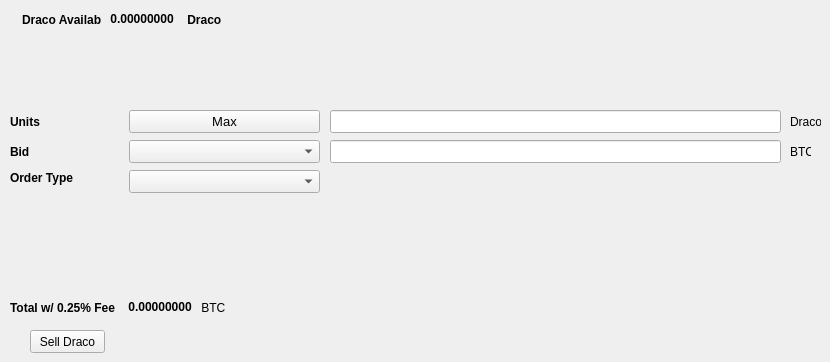
   <widget class="QWidget" name="SellTab">
    <attribute name="title">
     <string>Sell</string>
    </attribute>
    <widget class="QLabel" name="label_16">
     <property name="geometry">
      <rect>
       <x>790</x>
       <y>140</y>
       <width>21</width>
       <height>23</height>
      </rect>
     </property>
     <property name="text">
      <string>BTC</string>
     </property>
    </widget>
    <widget class="QComboBox" name="SellBidcomboBox">
     <property name="geometry">
      <rect>
       <x>129</x>
       <y>140</y>
       <width>191</width>
       <height>23</height>
      </rect>
     </property>
     <property name="font">
      <font>
       <pointsize>10</pointsize>
      </font>
     </property>
    </widget>
    <widget class="QLabel" name="label_18">
     <property name="geometry">
      <rect>
       <x>10</x>
       <y>110</y>
       <width>46</width>
       <height>23</height>
      </rect>
     </property>
     <property name="font">
      <font>
       <weight>75</weight>
       <bold>true</bold>
      </font>
     </property>
     <property name="text">
      <string>Units</string>
     </property>
    </widget>
    <widget class="QPushButton" name="Sell_Max_Amount">
     <property name="geometry">
      <rect>
       <x>129</x>
       <y>110</y>
       <width>191</width>
       <height>23</height>
      </rect>
     </property>
     <property name="font">
      <font>
       <pointsize>10</pointsize>
      </font>
     </property>
     <property name="text">
      <string>Max</string>
     </property>
    </widget>
    <widget class="QLabel" name="label_20">
     <property name="geometry">
      <rect>
       <x>10</x>
       <y>170</y>
       <width>71</width>
       <height>16</height>
      </rect>
     </property>
     <property name="font">
      <font>
       <weight>75</weight>
       <bold>true</bold>
      </font>
     </property>
     <property name="text">
      <string>Order Type</string>
     </property>
    </widget>
    <widget class="QComboBox" name="SellOrdertypeCombo">
     <property name="geometry">
      <rect>
       <x>129</x>
       <y>170</y>
       <width>191</width>
       <height>23</height>
      </rect>
     </property>
     <property name="font">
      <font>
       <pointsize>10</pointsize>
      </font>
     </property>
    </widget>
    <widget class="QLabel" name="label_21">
     <property name="geometry">
      <rect>
       <x>10</x>
       <y>140</y>
       <width>46</width>
       <height>23</height>
      </rect>
     </property>
     <property name="font">
      <font>
       <weight>75</weight>
       <bold>true</bold>
      </font>
     </property>
     <property name="text">
      <string>Bid</string>
     </property>
    </widget>
    <widget class="QLabel" name="label_22">
     <property name="geometry">
      <rect>
       <x>790</x>
       <y>110</y>
       <width>31</width>
       <height>23</height>
      </rect>
     </property>
     <property name="text">
      <string>Draco</string>
     </property>
    </widget>
    <widget class="QLineEdit" name="UnitsInputDraco">
     <property name="geometry">
      <rect>
       <x>330</x>
       <y>110</y>
       <width>451</width>
       <height>23</height>
      </rect>
     </property>
     <property name="font">
      <font>
       <pointsize>9</pointsize>
       <weight>75</weight>
       <bold>true</bold>
      </font>
     </property>
    </widget>
    <widget class="QLineEdit" name="SellBidPriceEdit">
     <property name="geometry">
      <rect>
       <x>330</x>
       <y>140</y>
       <width>451</width>
       <height>23</height>
      </rect>
     </property>
     <property name="font">
      <font>
       <pointsize>9</pointsize>
       <weight>75</weight>
       <bold>true</bold>
      </font>
     </property>
    </widget>
    <widget class="QPushButton" name="SellDracoBTN">
     <property name="geometry">
      <rect>
       <x>30</x>
       <y>330</y>
       <width>75</width>
       <height>23</height>
      </rect>
     </property>
     <property name="text">
      <string>Sell Draco</string>
     </property>
    </widget>
    <widget class="QWidget" name="layoutWidget">
     <property name="geometry">
      <rect>
       <x>22</x>
       <y>12</y>
       <width>200</width>
       <height>15</height>
      </rect>
     </property>
     <layout class="QHBoxLayout" name="horizontalLayout">
      <item>
       <widget class="QLabel" name="label232_2">
        <property name="font">
         <font>
          <weight>75</weight>
          <bold>true</bold>
         </font>
        </property>
        <property name="text">
         <string>Draco Available:</string>
        </property>
       </widget>
      </item>
      <item>
       <widget class="QLabel" name="DracoAvailableLabel">
        <property name="palette">
         <palette>
          <active>
           <colorrole role="WindowText">
            <brush brushstyle="SolidPattern">
             <color alpha="255">
              <red>0</red>
              <green>0</green>
              <blue>0</blue>
             </color>
            </brush>
           </colorrole>
           <colorrole role="Button">
            <brush brushstyle="SolidPattern">
             <color alpha="255">
              <red>0</red>
              <green>170</green>
              <blue>0</blue>
             </color>
            </brush>
           </colorrole>
           <colorrole role="Light">
            <brush brushstyle="SolidPattern">
             <color alpha="255">
              <red>0</red>
              <green>255</green>
              <blue>0</blue>
             </color>
            </brush>
           </colorrole>
           <colorrole role="Midlight">
            <brush brushstyle="SolidPattern">
             <color alpha="255">
              <red>0</red>
              <green>212</green>
              <blue>0</blue>
             </color>
            </brush>
           </colorrole>
           <colorrole role="Dark">
            <brush brushstyle="SolidPattern">
             <color alpha="255">
              <red>0</red>
              <green>85</green>
              <blue>0</blue>
             </color>
            </brush>
           </colorrole>
           <colorrole role="Mid">
            <brush brushstyle="SolidPattern">
             <color alpha="255">
              <red>0</red>
              <green>113</green>
              <blue>0</blue>
             </color>
            </brush>
           </colorrole>
           <colorrole role="Text">
            <brush brushstyle="SolidPattern">
             <color alpha="255">
              <red>0</red>
              <green>170</green>
              <blue>0</blue>
             </color>
            </brush>
           </colorrole>
           <colorrole role="BrightText">
            <brush brushstyle="SolidPattern">
             <color alpha="255">
              <red>255</red>
              <green>255</green>
              <blue>255</blue>
             </color>
            </brush>
           </colorrole>
           <colorrole role="ButtonText">
            <brush brushstyle="SolidPattern">
             <color alpha="255">
              <red>0</red>
              <green>0</green>
              <blue>0</blue>
             </color>
            </brush>
           </colorrole>
           <colorrole role="Base">
            <brush brushstyle="SolidPattern">
             <color alpha="255">
              <red>255</red>
              <green>255</green>
              <blue>255</blue>
             </color>
            </brush>
           </colorrole>
           <colorrole role="Window">
            <brush brushstyle="SolidPattern">
             <color alpha="255">
              <red>0</red>
              <green>170</green>
              <blue>0</blue>
             </color>
            </brush>
           </colorrole>
           <colorrole role="Shadow">
            <brush brushstyle="SolidPattern">
             <color alpha="255">
              <red>0</red>
              <green>0</green>
              <blue>0</blue>
             </color>
            </brush>
           </colorrole>
           <colorrole role="AlternateBase">
            <brush brushstyle="SolidPattern">
             <color alpha="255">
              <red>127</red>
              <green>212</green>
              <blue>127</blue>
             </color>
            </brush>
           </colorrole>
           <colorrole role="ToolTipBase">
            <brush brushstyle="SolidPattern">
             <color alpha="255">
              <red>255</red>
              <green>255</green>
              <blue>220</blue>
             </color>
            </brush>
           </colorrole>
           <colorrole role="ToolTipText">
            <brush brushstyle="SolidPattern">
             <color alpha="255">
              <red>0</red>
              <green>0</green>
              <blue>0</blue>
             </color>
            </brush>
           </colorrole>
          </active>
          <inactive>
           <colorrole role="WindowText">
            <brush brushstyle="SolidPattern">
             <color alpha="255">
              <red>0</red>
              <green>0</green>
              <blue>0</blue>
             </color>
            </brush>
           </colorrole>
           <colorrole role="Button">
            <brush brushstyle="SolidPattern">
             <color alpha="255">
              <red>0</red>
              <green>170</green>
              <blue>0</blue>
             </color>
            </brush>
           </colorrole>
           <colorrole role="Light">
            <brush brushstyle="SolidPattern">
             <color alpha="255">
              <red>0</red>
              <green>255</green>
              <blue>0</blue>
             </color>
            </brush>
           </colorrole>
           <colorrole role="Midlight">
            <brush brushstyle="SolidPattern">
             <color alpha="255">
              <red>0</red>
              <green>212</green>
              <blue>0</blue>
             </color>
            </brush>
           </colorrole>
           <colorrole role="Dark">
            <brush brushstyle="SolidPattern">
             <color alpha="255">
              <red>0</red>
              <green>85</green>
              <blue>0</blue>
             </color>
            </brush>
           </colorrole>
           <colorrole role="Mid">
            <brush brushstyle="SolidPattern">
             <color alpha="255">
              <red>0</red>
              <green>113</green>
              <blue>0</blue>
             </color>
            </brush>
           </colorrole>
           <colorrole role="Text">
            <brush brushstyle="SolidPattern">
             <color alpha="255">
              <red>0</red>
              <green>170</green>
              <blue>0</blue>
             </color>
            </brush>
           </colorrole>
           <colorrole role="BrightText">
            <brush brushstyle="SolidPattern">
             <color alpha="255">
              <red>255</red>
              <green>255</green>
              <blue>255</blue>
             </color>
            </brush>
           </colorrole>
           <colorrole role="ButtonText">
            <brush brushstyle="SolidPattern">
             <color alpha="255">
              <red>0</red>
              <green>0</green>
              <blue>0</blue>
             </color>
            </brush>
           </colorrole>
           <colorrole role="Base">
            <brush brushstyle="SolidPattern">
             <color alpha="255">
              <red>255</red>
              <green>255</green>
              <blue>255</blue>
             </color>
            </brush>
           </colorrole>
           <colorrole role="Window">
            <brush brushstyle="SolidPattern">
             <color alpha="255">
              <red>0</red>
              <green>170</green>
              <blue>0</blue>
             </color>
            </brush>
           </colorrole>
           <colorrole role="Shadow">
            <brush brushstyle="SolidPattern">
             <color alpha="255">
              <red>0</red>
              <green>0</green>
              <blue>0</blue>
             </color>
            </brush>
           </colorrole>
           <colorrole role="AlternateBase">
            <brush brushstyle="SolidPattern">
             <color alpha="255">
              <red>127</red>
              <green>212</green>
              <blue>127</blue>
             </color>
            </brush>
           </colorrole>
           <colorrole role="ToolTipBase">
            <brush brushstyle="SolidPattern">
             <color alpha="255">
              <red>255</red>
              <green>255</green>
              <blue>220</blue>
             </color>
            </brush>
           </colorrole>
           <colorrole role="ToolTipText">
            <brush brushstyle="SolidPattern">
             <color alpha="255">
              <red>0</red>
              <green>0</green>
              <blue>0</blue>
             </color>
            </brush>
           </colorrole>
          </inactive>
          <disabled>
           <colorrole role="WindowText">
            <brush brushstyle="SolidPattern">
             <color alpha="255">
              <red>0</red>
              <green>85</green>
              <blue>0</blue>
             </color>
            </brush>
           </colorrole>
           <colorrole role="Button">
            <brush brushstyle="SolidPattern">
             <color alpha="255">
              <red>0</red>
              <green>170</green>
              <blue>0</blue>
             </color>
            </brush>
           </colorrole>
           <colorrole role="Light">
            <brush brushstyle="SolidPattern">
             <color alpha="255">
              <red>0</red>
              <green>255</green>
              <blue>0</blue>
             </color>
            </brush>
           </colorrole>
           <colorrole role="Midlight">
            <brush brushstyle="SolidPattern">
             <color alpha="255">
              <red>0</red>
              <green>212</green>
              <blue>0</blue>
             </color>
            </brush>
           </colorrole>
           <colorrole role="Dark">
            <brush brushstyle="SolidPattern">
             <color alpha="255">
              <red>0</red>
              <green>85</green>
              <blue>0</blue>
             </color>
            </brush>
           </colorrole>
           <colorrole role="Mid">
            <brush brushstyle="SolidPattern">
             <color alpha="255">
              <red>0</red>
              <green>113</green>
              <blue>0</blue>
             </color>
            </brush>
           </colorrole>
           <colorrole role="Text">
            <brush brushstyle="SolidPattern">
             <color alpha="255">
              <red>0</red>
              <green>85</green>
              <blue>0</blue>
             </color>
            </brush>
           </colorrole>
           <colorrole role="BrightText">
            <brush brushstyle="SolidPattern">
             <color alpha="255">
              <red>255</red>
              <green>255</green>
              <blue>255</blue>
             </color>
            </brush>
           </colorrole>
           <colorrole role="ButtonText">
            <brush brushstyle="SolidPattern">
             <color alpha="255">
              <red>0</red>
              <green>85</green>
              <blue>0</blue>
             </color>
            </brush>
           </colorrole>
           <colorrole role="Base">
            <brush brushstyle="SolidPattern">
             <color alpha="255">
              <red>0</red>
              <green>170</green>
              <blue>0</blue>
             </color>
            </brush>
           </colorrole>
           <colorrole role="Window">
            <brush brushstyle="SolidPattern">
             <color alpha="255">
              <red>0</red>
              <green>170</green>
              <blue>0</blue>
             </color>
            </brush>
           </colorrole>
           <colorrole role="Shadow">
            <brush brushstyle="SolidPattern">
             <color alpha="255">
              <red>0</red>
              <green>0</green>
              <blue>0</blue>
             </color>
            </brush>
           </colorrole>
           <colorrole role="AlternateBase">
            <brush brushstyle="SolidPattern">
             <color alpha="255">
              <red>0</red>
              <green>170</green>
              <blue>0</blue>
             </color>
            </brush>
           </colorrole>
           <colorrole role="ToolTipBase">
            <brush brushstyle="SolidPattern">
             <color alpha="255">
              <red>255</red>
              <green>255</green>
              <blue>220</blue>
             </color>
            </brush>
           </colorrole>
           <colorrole role="ToolTipText">
            <brush brushstyle="SolidPattern">
             <color alpha="255">
              <red>0</red>
              <green>0</green>
              <blue>0</blue>
             </color>
            </brush>
           </colorrole>
          </disabled>
         </palette>
        </property>
        <property name="font">
         <font>
          <weight>75</weight>
          <bold>true</bold>
         </font>
        </property>
        <property name="text">
         <string> 0.00000000 </string>
        </property>
        <property name="textInteractionFlags">
         <set>Qt::LinksAccessibleByMouse|Qt::TextSelectableByKeyboard|Qt::TextSelectableByMouse</set>
        </property>
       </widget>
      </item>
      <item>
       <widget class="QLabel" name="labelDraco">
        <property name="font">
         <font>
          <weight>75</weight>
          <bold>true</bold>
         </font>
        </property>
        <property name="text">
         <string> Draco</string>
        </property>
       </widget>
      </item>
     </layout>
    </widget>
    <widget class="QWidget" name="layoutWidget">
     <property name="geometry">
      <rect>
       <x>10</x>
       <y>300</y>
       <width>218</width>
       <height>15</height>
      </rect>
     </property>
     <layout class="QHBoxLayout" name="horizontalLayout_2">
      <item>
       <widget class="QLabel" name="label_19">
        <property name="font">
         <font>
          <weight>75</weight>
          <bold>true</bold>
         </font>
        </property>
        <property name="text">
         <string>Total w/ 0.25% Fee </string>
        </property>
       </widget>
      </item>
      <item>
       <widget class="QLabel" name="SellCostLabel">
        <property name="palette">
         <palette>
          <active>
           <colorrole role="WindowText">
            <brush brushstyle="SolidPattern">
             <color alpha="255">
              <red>0</red>
              <green>0</green>
              <blue>0</blue>
             </color>
            </brush>
           </colorrole>
           <colorrole role="Button">
            <brush brushstyle="SolidPattern">
             <color alpha="255">
              <red>0</red>
              <green>170</green>
              <blue>0</blue>
             </color>
            </brush>
           </colorrole>
           <colorrole role="Light">
            <brush brushstyle="SolidPattern">
             <color alpha="255">
              <red>0</red>
              <green>255</green>
              <blue>0</blue>
             </color>
            </brush>
           </colorrole>
           <colorrole role="Midlight">
            <brush brushstyle="SolidPattern">
             <color alpha="255">
              <red>0</red>
              <green>212</green>
              <blue>0</blue>
             </color>
            </brush>
           </colorrole>
           <colorrole role="Dark">
            <brush brushstyle="SolidPattern">
             <color alpha="255">
              <red>0</red>
              <green>85</green>
              <blue>0</blue>
             </color>
            </brush>
           </colorrole>
           <colorrole role="Mid">
            <brush brushstyle="SolidPattern">
             <color alpha="255">
              <red>0</red>
              <green>113</green>
              <blue>0</blue>
             </color>
            </brush>
           </colorrole>
           <colorrole role="Text">
            <brush brushstyle="SolidPattern">
             <color alpha="255">
              <red>0</red>
              <green>170</green>
              <blue>0</blue>
             </color>
            </brush>
           </colorrole>
           <colorrole role="BrightText">
            <brush brushstyle="SolidPattern">
             <color alpha="255">
              <red>255</red>
              <green>255</green>
              <blue>255</blue>
             </color>
            </brush>
           </colorrole>
           <colorrole role="ButtonText">
            <brush brushstyle="SolidPattern">
             <color alpha="255">
              <red>0</red>
              <green>0</green>
              <blue>0</blue>
             </color>
            </brush>
           </colorrole>
           <colorrole role="Base">
            <brush brushstyle="SolidPattern">
             <color alpha="255">
              <red>255</red>
              <green>255</green>
              <blue>255</blue>
             </color>
            </brush>
           </colorrole>
           <colorrole role="Window">
            <brush brushstyle="SolidPattern">
             <color alpha="255">
              <red>0</red>
              <green>170</green>
              <blue>0</blue>
             </color>
            </brush>
           </colorrole>
           <colorrole role="Shadow">
            <brush brushstyle="SolidPattern">
             <color alpha="255">
              <red>0</red>
              <green>0</green>
              <blue>0</blue>
             </color>
            </brush>
           </colorrole>
           <colorrole role="AlternateBase">
            <brush brushstyle="SolidPattern">
             <color alpha="255">
              <red>127</red>
              <green>212</green>
              <blue>127</blue>
             </color>
            </brush>
           </colorrole>
           <colorrole role="ToolTipBase">
            <brush brushstyle="SolidPattern">
             <color alpha="255">
              <red>255</red>
              <green>255</green>
              <blue>220</blue>
             </color>
            </brush>
           </colorrole>
           <colorrole role="ToolTipText">
            <brush brushstyle="SolidPattern">
             <color alpha="255">
              <red>0</red>
              <green>0</green>
              <blue>0</blue>
             </color>
            </brush>
           </colorrole>
          </active>
          <inactive>
           <colorrole role="WindowText">
            <brush brushstyle="SolidPattern">
             <color alpha="255">
              <red>0</red>
              <green>0</green>
              <blue>0</blue>
             </color>
            </brush>
           </colorrole>
           <colorrole role="Button">
            <brush brushstyle="SolidPattern">
             <color alpha="255">
              <red>0</red>
              <green>170</green>
              <blue>0</blue>
             </color>
            </brush>
           </colorrole>
           <colorrole role="Light">
            <brush brushstyle="SolidPattern">
             <color alpha="255">
              <red>0</red>
              <green>255</green>
              <blue>0</blue>
             </color>
            </brush>
           </colorrole>
           <colorrole role="Midlight">
            <brush brushstyle="SolidPattern">
             <color alpha="255">
              <red>0</red>
              <green>212</green>
              <blue>0</blue>
             </color>
            </brush>
           </colorrole>
           <colorrole role="Dark">
            <brush brushstyle="SolidPattern">
             <color alpha="255">
              <red>0</red>
              <green>85</green>
              <blue>0</blue>
             </color>
            </brush>
           </colorrole>
           <colorrole role="Mid">
            <brush brushstyle="SolidPattern">
             <color alpha="255">
              <red>0</red>
              <green>113</green>
              <blue>0</blue>
             </color>
            </brush>
           </colorrole>
           <colorrole role="Text">
            <brush brushstyle="SolidPattern">
             <color alpha="255">
              <red>0</red>
              <green>170</green>
              <blue>0</blue>
             </color>
            </brush>
           </colorrole>
           <colorrole role="BrightText">
            <brush brushstyle="SolidPattern">
             <color alpha="255">
              <red>255</red>
              <green>255</green>
              <blue>255</blue>
             </color>
            </brush>
           </colorrole>
           <colorrole role="ButtonText">
            <brush brushstyle="SolidPattern">
             <color alpha="255">
              <red>0</red>
              <green>0</green>
              <blue>0</blue>
             </color>
            </brush>
           </colorrole>
           <colorrole role="Base">
            <brush brushstyle="SolidPattern">
             <color alpha="255">
              <red>255</red>
              <green>255</green>
              <blue>255</blue>
             </color>
            </brush>
           </colorrole>
           <colorrole role="Window">
            <brush brushstyle="SolidPattern">
             <color alpha="255">
              <red>0</red>
              <green>170</green>
              <blue>0</blue>
             </color>
            </brush>
           </colorrole>
           <colorrole role="Shadow">
            <brush brushstyle="SolidPattern">
             <color alpha="255">
              <red>0</red>
              <green>0</green>
              <blue>0</blue>
             </color>
            </brush>
           </colorrole>
           <colorrole role="AlternateBase">
            <brush brushstyle="SolidPattern">
             <color alpha="255">
              <red>127</red>
              <green>212</green>
              <blue>127</blue>
             </color>
            </brush>
           </colorrole>
           <colorrole role="ToolTipBase">
            <brush brushstyle="SolidPattern">
             <color alpha="255">
              <red>255</red>
              <green>255</green>
              <blue>220</blue>
             </color>
            </brush>
           </colorrole>
           <colorrole role="ToolTipText">
            <brush brushstyle="SolidPattern">
             <color alpha="255">
              <red>0</red>
              <green>0</green>
              <blue>0</blue>
             </color>
            </brush>
           </colorrole>
          </inactive>
          <disabled>
           <colorrole role="WindowText">
            <brush brushstyle="SolidPattern">
             <color alpha="255">
              <red>0</red>
              <green>85</green>
              <blue>0</blue>
             </color>
            </brush>
           </colorrole>
           <colorrole role="Button">
            <brush brushstyle="SolidPattern">
             <color alpha="255">
              <red>0</red>
              <green>170</green>
              <blue>0</blue>
             </color>
            </brush>
           </colorrole>
           <colorrole role="Light">
            <brush brushstyle="SolidPattern">
             <color alpha="255">
              <red>0</red>
              <green>255</green>
              <blue>0</blue>
             </color>
            </brush>
           </colorrole>
           <colorrole role="Midlight">
            <brush brushstyle="SolidPattern">
             <color alpha="255">
              <red>0</red>
              <green>212</green>
              <blue>0</blue>
             </color>
            </brush>
           </colorrole>
           <colorrole role="Dark">
            <brush brushstyle="SolidPattern">
             <color alpha="255">
              <red>0</red>
              <green>85</green>
              <blue>0</blue>
             </color>
            </brush>
           </colorrole>
           <colorrole role="Mid">
            <brush brushstyle="SolidPattern">
             <color alpha="255">
              <red>0</red>
              <green>113</green>
              <blue>0</blue>
             </color>
            </brush>
           </colorrole>
           <colorrole role="Text">
            <brush brushstyle="SolidPattern">
             <color alpha="255">
              <red>0</red>
              <green>85</green>
              <blue>0</blue>
             </color>
            </brush>
           </colorrole>
           <colorrole role="BrightText">
            <brush brushstyle="SolidPattern">
             <color alpha="255">
              <red>255</red>
              <green>255</green>
              <blue>255</blue>
             </color>
            </brush>
           </colorrole>
           <colorrole role="ButtonText">
            <brush brushstyle="SolidPattern">
             <color alpha="255">
              <red>0</red>
              <green>85</green>
              <blue>0</blue>
             </color>
            </brush>
           </colorrole>
           <colorrole role="Base">
            <brush brushstyle="SolidPattern">
             <color alpha="255">
              <red>0</red>
              <green>170</green>
              <blue>0</blue>
             </color>
            </brush>
           </colorrole>
           <colorrole role="Window">
            <brush brushstyle="SolidPattern">
             <color alpha="255">
              <red>0</red>
              <green>170</green>
              <blue>0</blue>
             </color>
            </brush>
           </colorrole>
           <colorrole role="Shadow">
            <brush brushstyle="SolidPattern">
             <color alpha="255">
              <red>0</red>
              <green>0</green>
              <blue>0</blue>
             </color>
            </brush>
           </colorrole>
           <colorrole role="AlternateBase">
            <brush brushstyle="SolidPattern">
             <color alpha="255">
              <red>0</red>
              <green>170</green>
              <blue>0</blue>
             </color>
            </brush>
           </colorrole>
           <colorrole role="ToolTipBase">
            <brush brushstyle="SolidPattern">
             <color alpha="255">
              <red>255</red>
              <green>255</green>
              <blue>220</blue>
             </color>
            </brush>
           </colorrole>
           <colorrole role="ToolTipText">
            <brush brushstyle="SolidPattern">
             <color alpha="255">
              <red>0</red>
              <green>0</green>
              <blue>0</blue>
             </color>
            </brush>
           </colorrole>
          </disabled>
         </palette>
        </property>
        <property name="font">
         <font>
          <weight>75</weight>
          <bold>true</bold>
         </font>
        </property>
        <property name="autoFillBackground">
         <bool>false</bool>
        </property>
        <property name="text">
         <string> 0.00000000</string>
        </property>
        <property name="textInteractionFlags">
         <set>Qt::LinksAccessibleByMouse|Qt::TextSelectableByMouse</set>
        </property>
       </widget>
      </item>
      <item>
       <widget class="QLabel" name="label_17">
        <property name="font">
         <font>
          <weight>50</weight>
          <bold>false</bold>
         </font>
        </property>
        <property name="text">
         <string> BTC</string>
        </property>
       </widget>
      </item>
     </layout>
    </widget>
   </widget>
